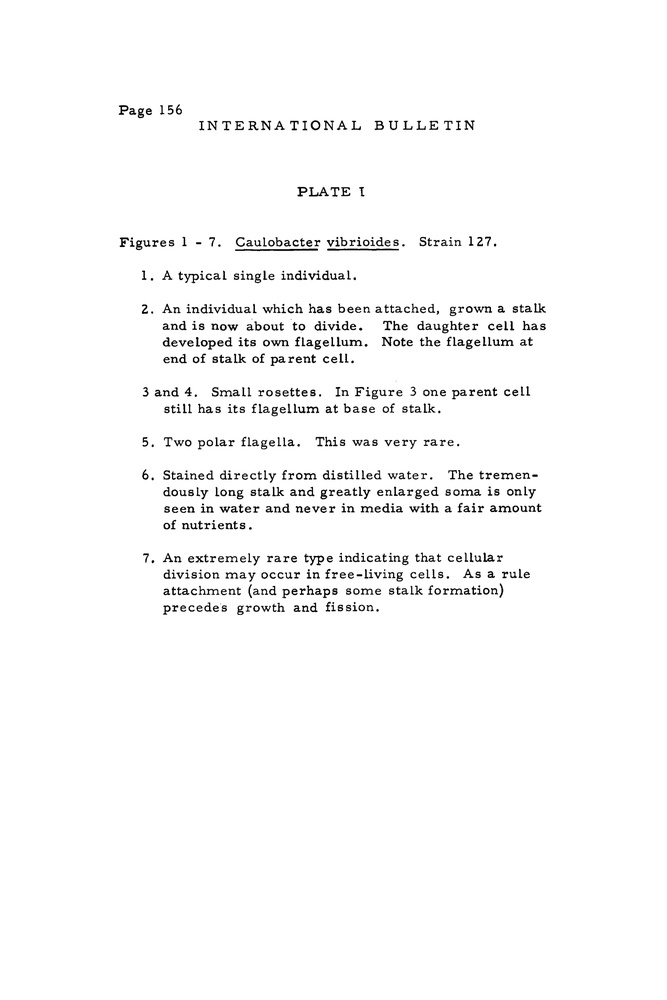
#> input picture out1.jpg, 667 x 1000 px, shrunk from 3000 x 4500 before the run
$ python profiling.py
#> lines starting #> are read from the running program, lines starting #| are printed output that depends on the picture
import cv2
import numpy as np
import matplotlib.pyplot as plt

def get_horizontal_profile(image):
    return np.sum(image, axis=1)

def get_vertical_profile(image):
    return np.sum(image, axis=0)


# Load the image using OpenCV
image_path = "out1.jpg"
image = cv2.imread(image_path, cv2.IMREAD_GRAYSCALE)
#> image is the input picture: shape (1000, 667); min 0, max 255, mean 249.2

# Check if the image was loaded successfully
if image is None:
    print(f"Failed to load image from {image_path}")
else:
    # Calculate horizontal and vertical profiles
    horizontal_profile = get_horizontal_profile(image)
#> horizontal_profile = 1000 values, max 170085 at index 0, min 121578 at index 511, mean 166237.7
    vertical_profile = get_vertical_profile(image)
#> vertical_profile = 667 values, max 255000 at index 0, min 231746 at index 168, mean 249231.9

    # Plotting the horizontal and vertical profiles
    plt.subplot(2, 1, 1)
    plt.plot(horizontal_profile)
    plt.title('Horizontal Profile')

    plt.subplot(2, 1, 2)
    plt.plot(vertical_profile)
    plt.title('Vertical Profile')

    plt.tight_layout()
    plt.show()
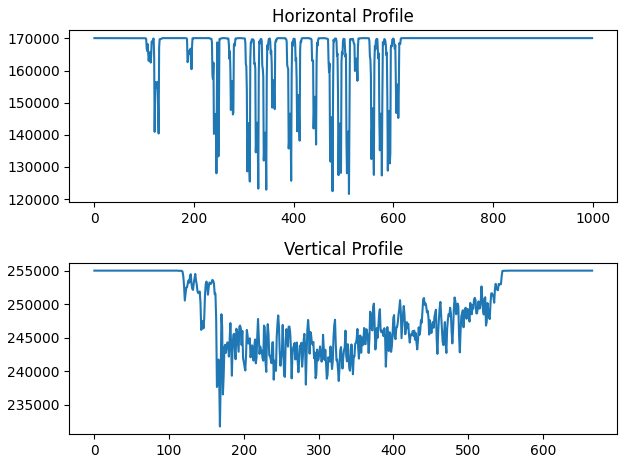
#> figure drawn by matplotlib, 2 panels; panel 1: curve peaks at x = 0, y = 170085; panel 2: curve peaks at x = 0, y = 255000

$ run again, with out0.jpg copied over out1.jpg
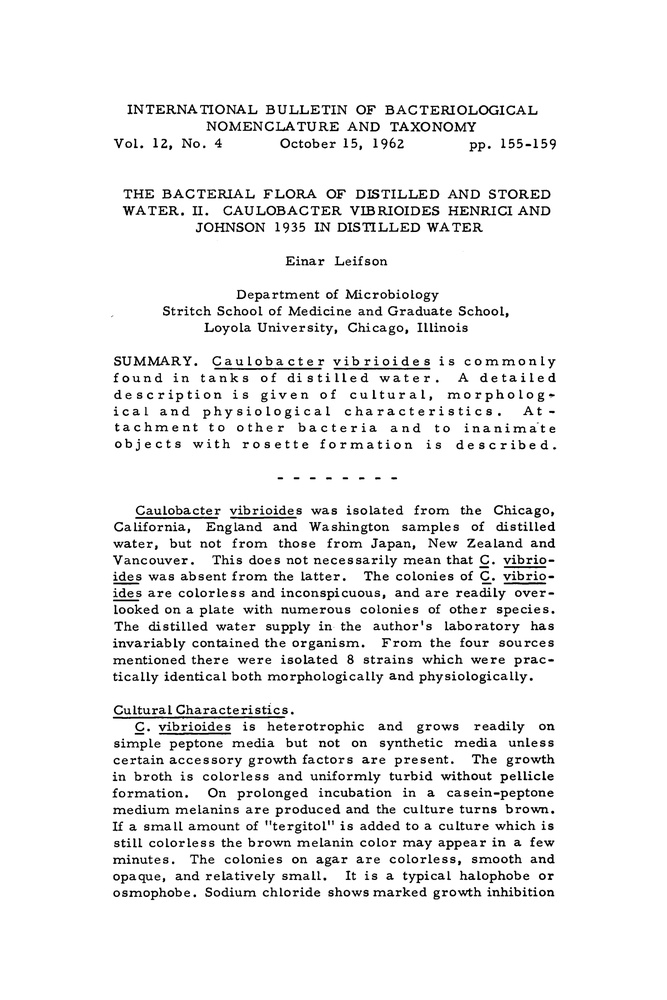
#> input picture out0.jpg, 667 x 1000 px, shrunk from 3000 x 4500 before the run
#> image is the input picture: shape (1000, 667); min 0, max 255, mean 239.5
#> horizontal_profile = 1000 values, max 170085 at index 0, min 108952 at index 214, mean 159729.4
#> vertical_profile = 667 values, max 255000 at index 0, min 217095 at index 115, mean 239474.4
#> `plt.show()`:
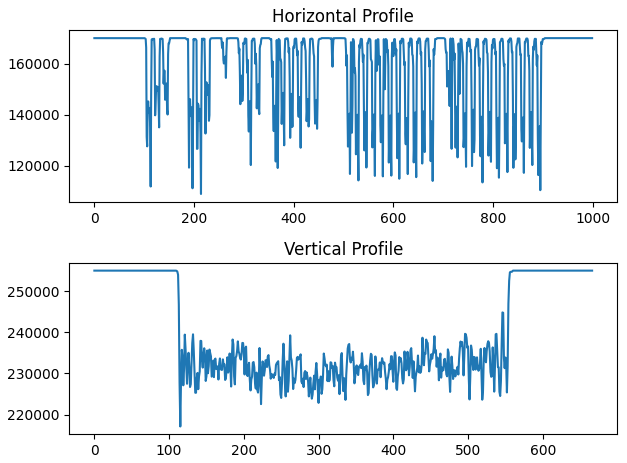
#> figure drawn by matplotlib, 2 panels; panel 1: curve peaks at x = 0, y = 170085; panel 2: curve peaks at x = 0, y = 255000

$ run again, with out2.jpg copied over out1.jpg
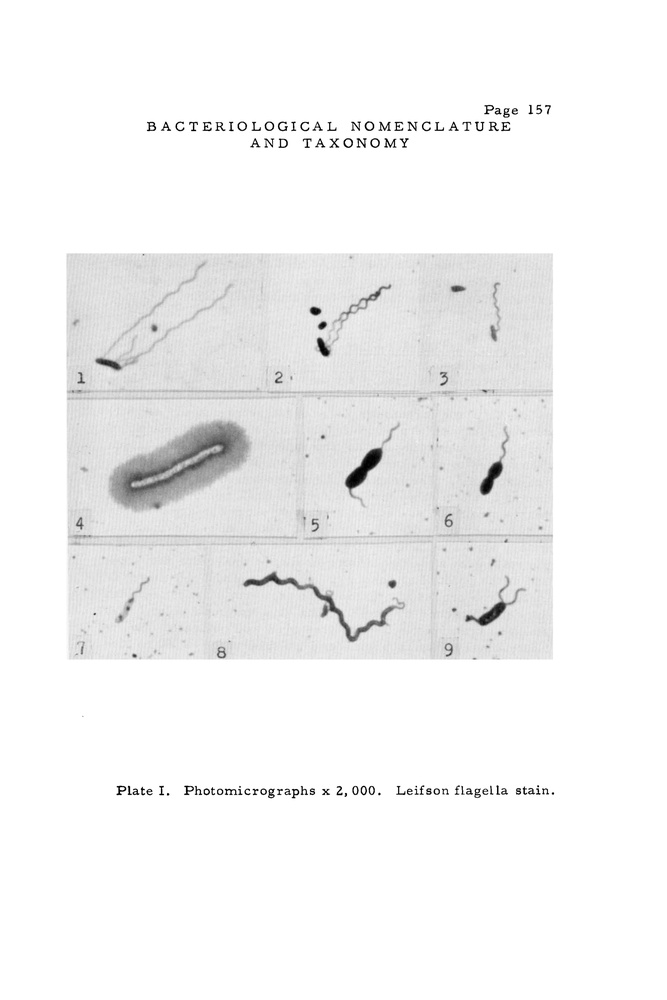
#> input picture out2.jpg, 667 x 1000 px, shrunk from 3000 x 4500 before the run
#> image is the input picture: shape (1000, 667); min 0, max 255, mean 242.9
#> horizontal_profile = 1000 values, max 170085 at index 0, min 126852 at index 794, mean 162007.7
#> vertical_profile = 667 values, max 255000 at index 0, min 229857 at index 491, mean 242890.1
#> `plt.show()`:
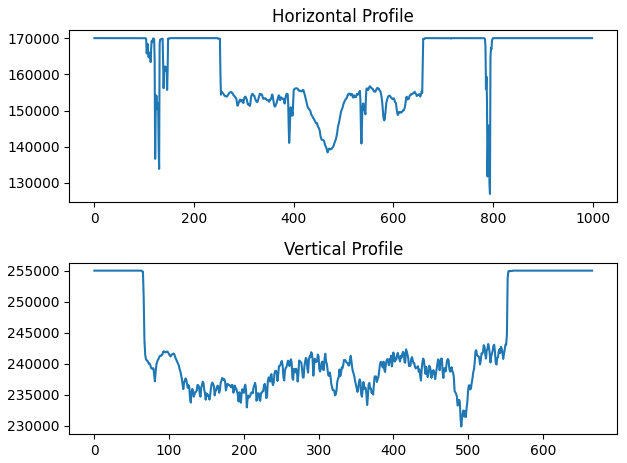
#> figure drawn by matplotlib, 2 panels; panel 1: curve peaks at x = 0, y = 170085; panel 2: curve peaks at x = 0, y = 255000

$ run again, with out3.jpg copied over out1.jpg
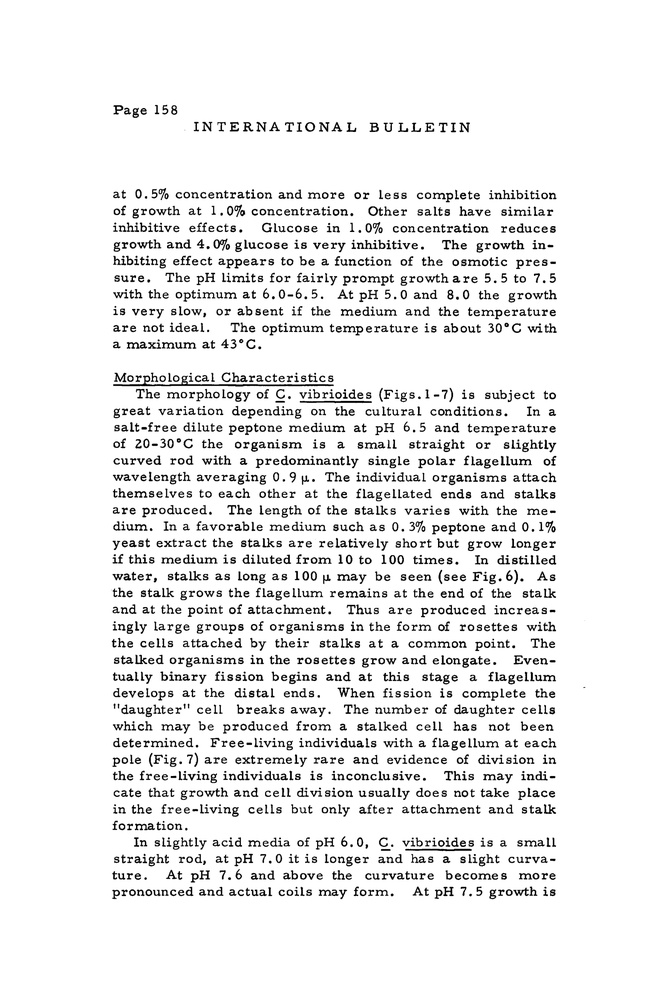
#> input picture out3.jpg, 667 x 1000 px, shrunk from 3000 x 4500 before the run
#> image is the input picture: shape (1000, 667); min 0, max 255, mean 237
#> horizontal_profile = 1000 values, max 170085 at index 0, min 110215 at index 746, mean 158091.4
#> vertical_profile = 667 values, max 255000 at index 0, min 202493 at index 114, mean 237018.6
#> `plt.show()`:
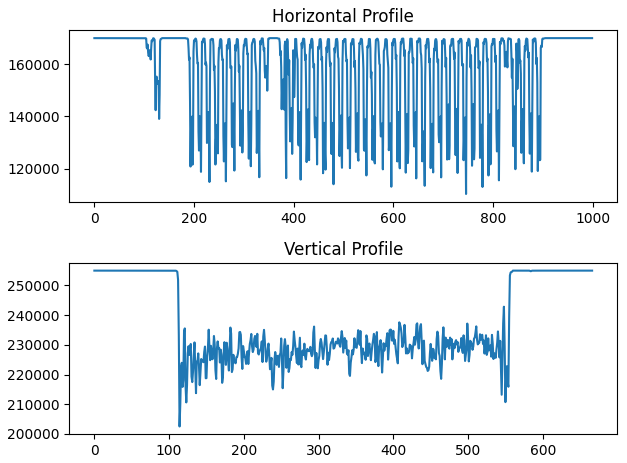
#> figure drawn by matplotlib, 2 panels; panel 1: curve peaks at x = 0, y = 170085; panel 2: curve peaks at x = 0, y = 255000
